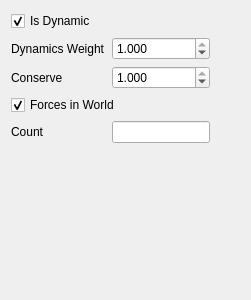
<?xml version="1.0" encoding="UTF-8"?>
<ui version="4.0">
 <class>genControlAttr</class>
 <widget class="QWidget" name="genControlAttr">
  <property name="geometry">
   <rect>
    <x>0</x>
    <y>0</y>
    <width>251</width>
    <height>300</height>
   </rect>
  </property>
  <property name="windowTitle">
   <string>Form</string>
  </property>
  <layout class="QGridLayout" name="gridLayout">
   <item row="0" column="0" colspan="2">
    <widget class="QCheckBox" name="isDynamic">
     <property name="text">
      <string>Is Dynamic</string>
     </property>
     <property name="checked">
      <bool>true</bool>
     </property>
    </widget>
   </item>
   <item row="1" column="0">
    <widget class="QLabel" name="dynamicWeightsLabel">
     <property name="text">
      <string>Dynamics Weight</string>
     </property>
    </widget>
   </item>
   <item row="1" column="1">
    <widget class="QDoubleSpinBox" name="dynamicsWeight">
     <property name="decimals">
      <number>3</number>
     </property>
     <property name="maximum">
      <double>1.000000000000000</double>
     </property>
     <property name="singleStep">
      <double>0.010000000000000</double>
     </property>
     <property name="value">
      <double>1.000000000000000</double>
     </property>
    </widget>
   </item>
   <item row="2" column="0">
    <widget class="QLabel" name="conserveLabel">
     <property name="text">
      <string>Conserve</string>
     </property>
    </widget>
   </item>
   <item row="2" column="1">
    <widget class="QDoubleSpinBox" name="conserve">
     <property name="decimals">
      <number>3</number>
     </property>
     <property name="maximum">
      <double>1.000000000000000</double>
     </property>
     <property name="singleStep">
      <double>0.010000000000000</double>
     </property>
     <property name="value">
      <double>1.000000000000000</double>
     </property>
    </widget>
   </item>
   <item row="3" column="0" colspan="2">
    <widget class="QCheckBox" name="forcesInWorld">
     <property name="text">
      <string>Forces in World</string>
     </property>
     <property name="checked">
      <bool>true</bool>
     </property>
    </widget>
   </item>
   <item row="4" column="0">
    <widget class="QLabel" name="countLabel">
     <property name="text">
      <string>Count</string>
     </property>
    </widget>
   </item>
   <item row="4" column="1">
    <widget class="QLineEdit" name="count"/>
   </item>
   <item row="1" column="2">
    <spacer name="horizontalSpacer">
     <property name="orientation">
      <enum>Qt::Horizontal</enum>
     </property>
     <property name="sizeHint" stdset="0">
      <size>
       <width>40</width>
       <height>20</height>
      </size>
     </property>
    </spacer>
   </item>
   <item row="5" column="1">
    <spacer name="verticalSpacer">
     <property name="orientation">
      <enum>Qt::Vertical</enum>
     </property>
     <property name="sizeHint" stdset="0">
      <size>
       <width>20</width>
       <height>40</height>
      </size>
     </property>
    </spacer>
   </item>
  </layout>
 </widget>
 <resources/>
 <connections/>
</ui>
